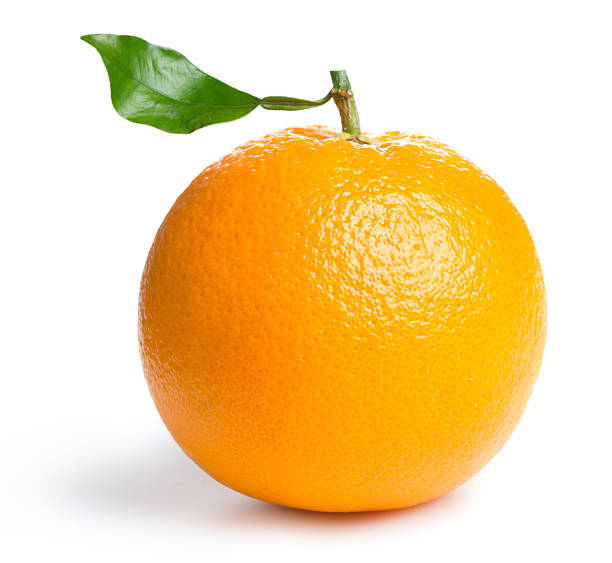
#> input picture OpenCV_Python_Tutorials/Working_with_Images/Image_Processing/orange.jpg, 612 x 563 px
$ jupyter execute 01_Image_Resizing_using_OpenCV.ipynb   (shell and % lines are left out)
#> lines starting #> are read from the running program, lines starting #| are printed output that depends on the picture
### Image Resizing using OpenCV

Image resizing refers to the scaling of images. Scaling comes in handy in many image processing as well as machine learning applications. It helps in reducing the number of pixels from an image and that has several advantages e.g. It can reduce the time of training of a neural network as the more the number of pixels in an image more is the number of input nodes that in turn increases the complexity of the model.

It also helps in zooming in on images. Many times we need to resize the image i.e. either shrink it or scale it up to meet the size requirements. OpenCV provides us several interpolation methods for resizing an image.

Choice of Interpolation Method for Resizing:

 - cv2.INTER_AREA: This is used when we need to shrink an image.
 - cv2.INTER_CUBIC: This is slow but more efficient.
 - cv2.INTER_LINEAR: This is primarily used when zooming is required. This is the default interpolation technique in OpenCV.

<b>Syntax:</b> cv2.resize(source, dsize, dest, fx, fy, interpolation)

<b>Parameters:</b>

 - source: Input Image array (Single-channel, 8-bit or floating-point)
 - dsize: Size of the output array
 - dest: Output array (Similar to the dimensions and type of Input image array) [optional]
 - fx: Scale factor along the horizontal axis  [optional]
 - fy: Scale factor along the vertical axis  [optional]
 - interpolation: One of the above interpolation methods  [optional]

<b>Note:</b> One thing to keep in mind while using the cv2.resize() function is that the tuple passed for determining the size of the new image follows the order (width, height) unlike as expected (height, width).

[cell 1]
import cv2
import matplotlib.pyplot as plt
import numpy as np

[cell 2]
# read the image
image = cv2.cvtColor(cv2.imread("orange.jpg", 1), cv2.COLOR_BGR2RGB)

# resizing the image using cv2.resize()

half = cv2.resize(image, (0,0), fx=0.1, fy=0.1)
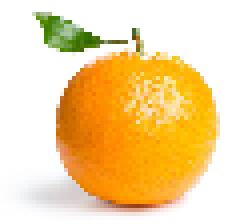
#> half: shape (56, 61, 3) (shown 4 times larger); mean R, G, B 244.8, 214.8, 160.5

bigger = cv2.resize(image, (1050, 1610))
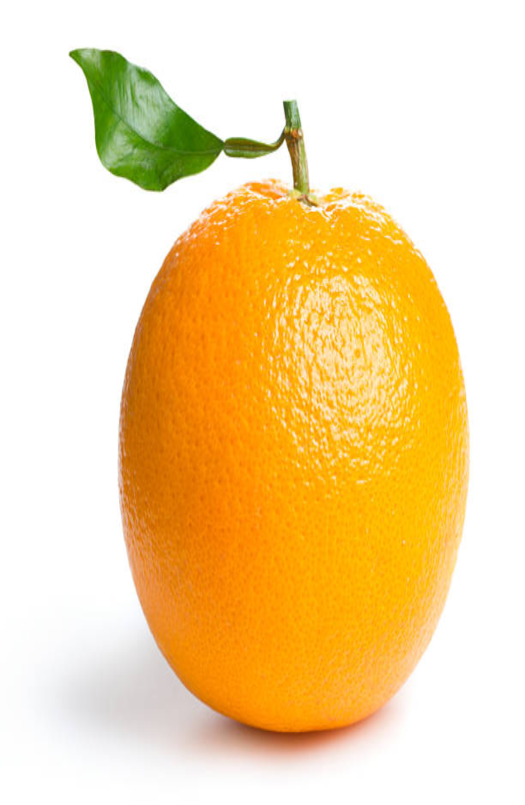
#> bigger: shape (1610, 1050, 3) (shown at 1/2 size); mean R, G, B 244.7, 214.9, 160.9

stretch_near = cv2.resize(image, (780, 460), interpolation=cv2.INTER_LINEAR)
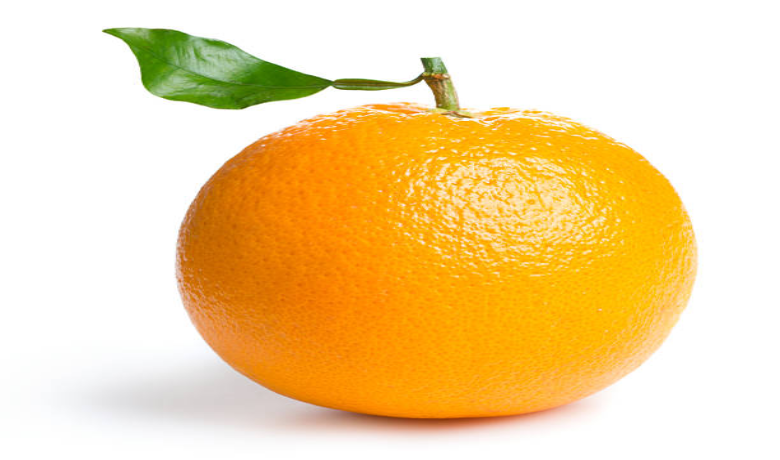
#> stretch_near: shape (460, 780, 3); mean R, G, B 244.7, 214.9, 160.9

titles = ['original', 'half', 'bigger', 'stretch_near']
images = [image, half, bigger, stretch_near]

plt.figure(figsize=(10,10))
for i in range(4):
    plt.subplot(2,2,i+1)
    plt.title(titles[i])
    plt.imshow(images[i])

plt.show()
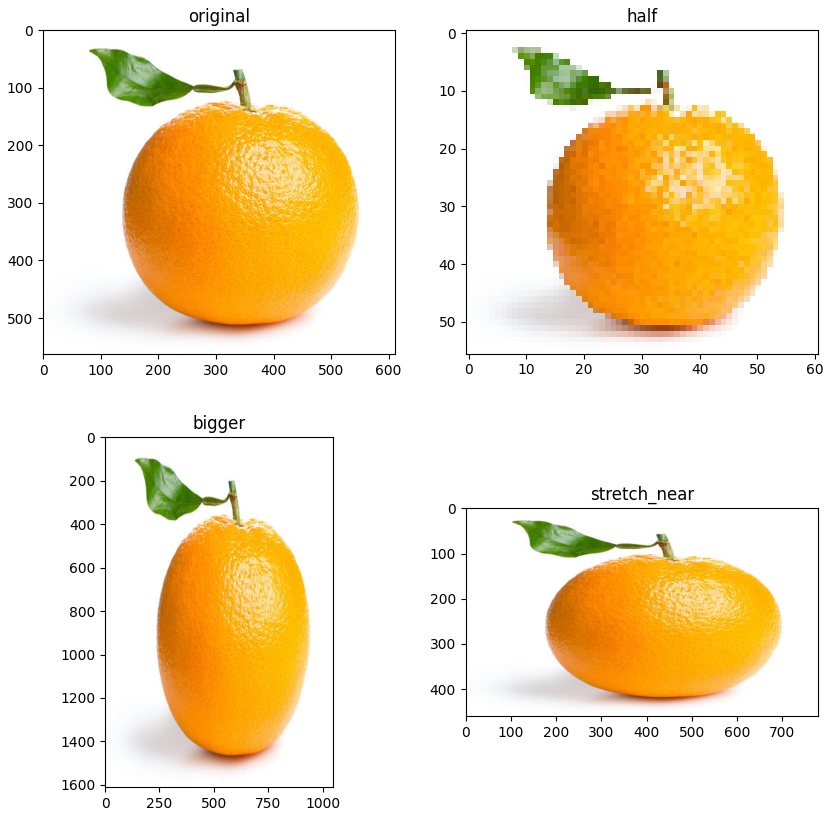
#> figure drawn by matplotlib, 4 panels
